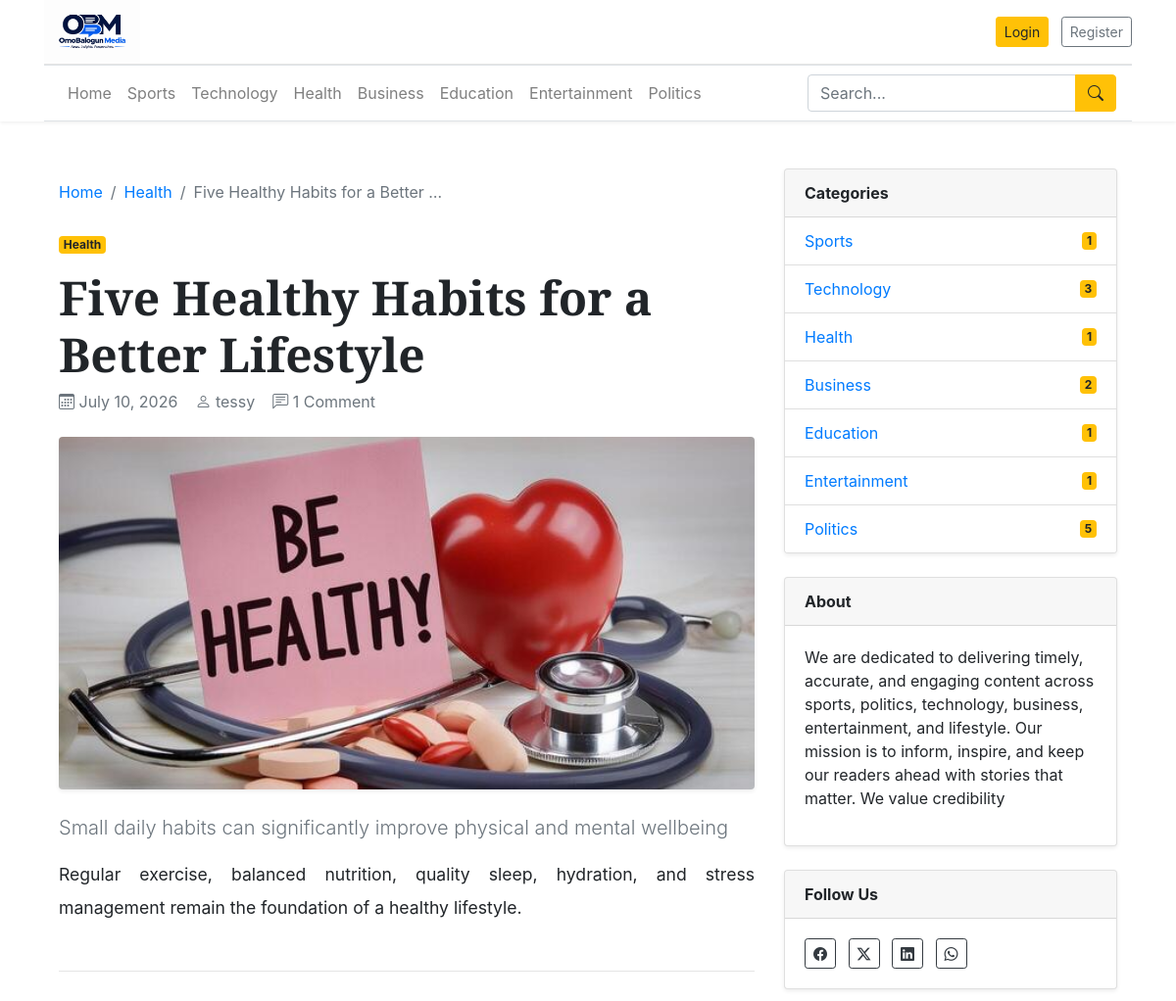
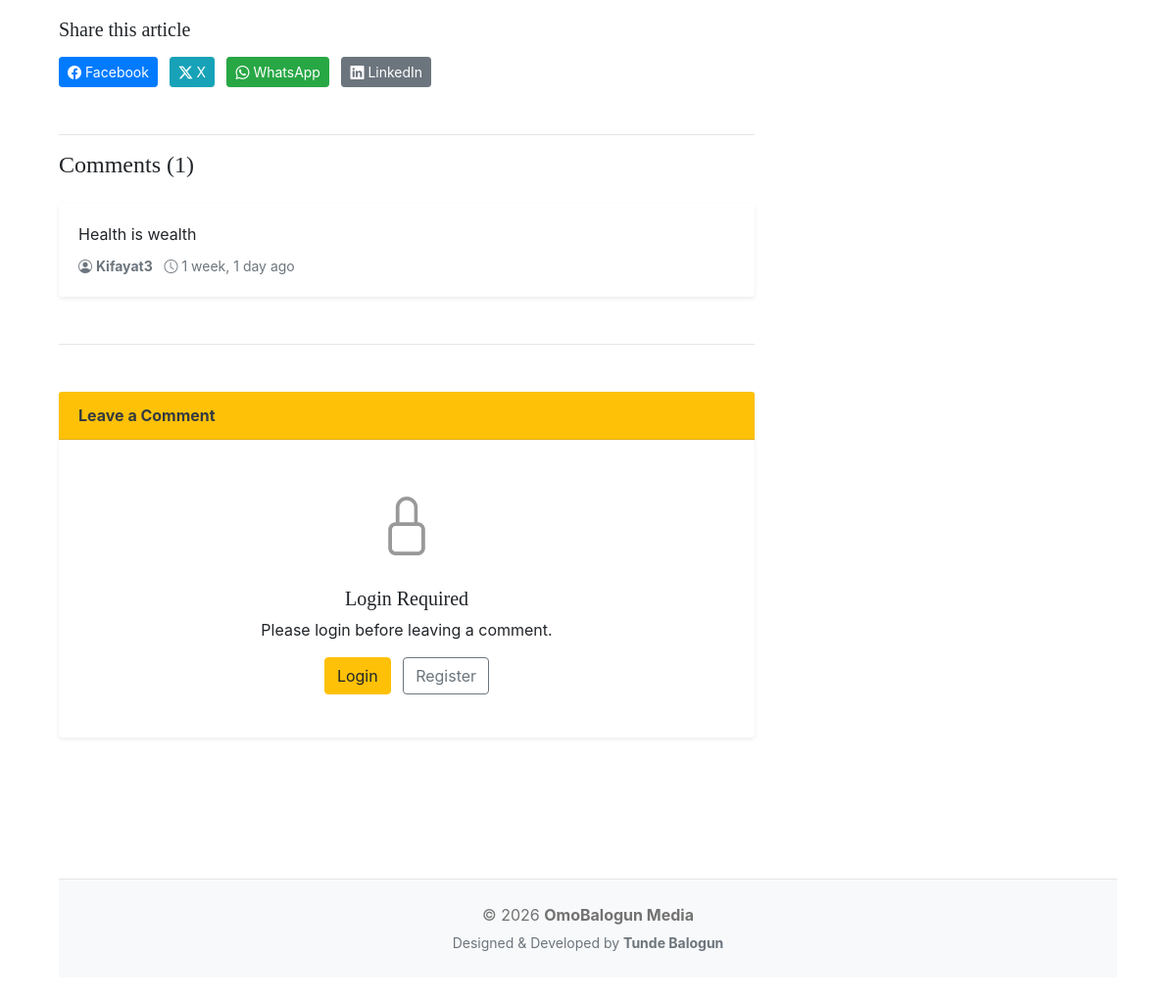
The app's page /blogs/five-healthy-habits-for-a-better-lifestyle/ with its own data (2 pictures, top to bottom).
### blogs/models.py (models this page shows, shortened)
class Category(models.Model):
    category_name = models.CharField(max_length=50, unique=True)
    created_at = models.DateTimeField(auto_now_add=True)
    updated_at = models.DateTimeField(auto_now=True)
    class Meta:
        verbose_name_plural = 'categories'
    def __str__(self):
        return self.category_name

class Blogs(models.Model):
    title = models.CharField(max_length=100)
    slug = models.SlugField(max_length=150, unique=True, blank=True)
    category = models.ForeignKey(Category, on_delete=models.CASCADE)
    author = models.ForeignKey(User, on_delete=models.CASCADE)
    featured_image = models.ImageField(upload_to='uploads/%Y/%m/%d')
    short_description = models.TextField(max_length=1000)
    blog_body = models.TextField(max_length=4000)
    status = models.CharField(max_length=20, choices=STATUS_CHOICES, default="Draft")
    is_featured = models.BooleanField(default=False)
    created_at = models.DateTimeField(auto_now_add=True)
    updated_at = models.DateTimeField(auto_now=True)
    class Meta:
        verbose_name_plural = 'blogs'

class Comments(models.Model):
    user = models.ForeignKey(User, on_delete=models.CASCADE)
    blogs = models.ForeignKey(Blogs, on_delete=models.CASCADE)
    comment = models.TextField(max_length=250)
    created_at = models.DateTimeField(auto_now_add=True)
    updated_at = models.DateTimeField(auto_now=True)

### sideBar/models.py (models this page shows, shortened)
class About(models.Model):
    about_heading = models.CharField(max_length=50)
    about_description = models.TextField(max_length=255)
    created_at = models.DateTimeField(auto_now_add=True)
    updated_at = models.DateTimeField(auto_now=True)
    class Meta:
        verbose_name_plural = 'about'

### blogs/views.py (the view, shortened to what this page needs)
# urls.py: path('blogs/<slug:slug>/', blogview.blogs, name='blog'),
def blogs(request, slug):
    single_post = get_object_or_404(Blogs, slug=slug, status='Published')
    try:
        about = About.objects.get()
    except:
        about = None
    comments = Comments.objects.filter(blogs=single_post).order_by('-created_at')
    context = {
        'single_post': single_post,
        'comments': comments,
        'comment_count': comments.count(),
        'about': about,
        'categories': Category.objects.annotate(post_count=Count('blogs')),
    }
    return render(request, 'blog_main/blogs.html', context)

### blogs/context_processors.py (called while the page is built)
def get_categories(request):
    categories = Category.objects.all()
    return dict(categories= categories)

### templates/blog_main/blogs.html (shortened to what this page needs)
{% extends 'blog_main/layout.html' %}
{% block content %}
<div class="container py-4">
    <div class="row">
        <div class="col-lg-8">
            <nav aria-label="breadcrumb">
                <ol class="breadcrumb bg-white px-0">
                    <li class="breadcrumb-item">
                        <a href="{% url 'home' %}">
                            Home
                        </a>
                    </li>
                    <li class="breadcrumb-item">
                        <a href="{% url 'category' single_post.category.id %}">
                            {{ single_post.category }}
                        </a>
                    </li>
                    <li class="breadcrumb-item active">
                        {{ single_post.title|truncatewords:6 }}
                    </li>
                </ol>
            </nav>
            <article class="bg-white">
                <span class="badge badge-warning mb-3">
                    {{ single_post.category }}
                </span>
                <h1 class="display-4 font-weight-bold">
                    {{ single_post.title }}
                </h1>
                <div class="text-muted mb-4">
                    <i class="bi bi-calendar3"></i>
                    {{ single_post.created_at|date:"F d, Y" }}
                    <i class="bi bi-person"></i>
                    {{ single_post.author }}
                    <i class="bi bi-chat-left-text"></i>
                    {{ comment_count }} Comment{{ comment_count|pluralize }}
                </div>
                {% if single_post.featured_image %}
                <img
                    src="{{ single_post.featured_image.url }}"
                    alt="{{ single_post.title }}"
                    class="img-fluid rounded shadow-sm mb-4 w-100"
                    style="
                        height:45vh;
                        min-height:260px;
                        max-height:500px;
                        object-fit:cover;
                    ">
                {% endif %}
                <p class="lead text-secondary">
                    {{ single_post.short_description }}
                </p>
                <div style="
                        font-size:1.1rem;
                        line-height:1.9;
                        text-align:justify;
                    ">
                    {{ single_post.blog_body|linebreaks }}
                </div>
                <hr class="my-5">
                <h5 class="mb-3">
                    Share this article
                </h5>
                <div class="mb-5">
                    <a href="#"
                       class="btn btn-primary btn-sm mr-2">
                        <i class="bi bi-facebook"></i>
                        Facebook
                    </a>
                    <a href="#"
                       class="btn btn-info btn-sm mr-2">
                        <i class="bi bi-twitter-x"></i>
                        X
                    </a>
                    <a href="#"
                       class="btn btn-success btn-sm mr-2">
                        <i class="bi bi-whatsapp"></i>
                        WhatsApp
                    </a>
                    <a href="#"
                       class="btn btn-secondary btn-sm">
                        <i class="bi bi-linkedin"></i>
                        LinkedIn
                    </a>
                </div>
                <hr>
<h4 class="mb-4">
    Comments ({{ comment_count }})
</h4>
{% if comments %}
    {% for comment in comments %}
    <div class="card shadow-sm border-0 mb-3">
        <div class="card-body">
            <p class="mb-2">
                {{ comment.comment }}
            </p>
            <small class="text-muted">
                <i class="bi bi-person-circle"></i>
                <strong>{{ comment.user.username }}</strong>
                <i class="bi bi-clock"></i>
                {{ comment.created_at|timesince }} ago
            </small>
        </div>
    </div>
    {% endfor %}
{% else %}
<div class="alert alert-light border">
    No comments yet.
    Be the first to start the discussion.
</div>
{% endif %}
<hr class="my-5">
<div class="card shadow-sm border-0 mb-5">
    <div class="card-header bg-warning text-dark">
        <strong>
            Leave a Comment
        </strong>
    </div>
    <div class="card-body">
        {% if user.is_authenticated %}
        <form method="POST">
            {% csrf_token %}
            <div class="form-group">
                <textarea
                    class="form-control"
                    name="comment"
                    rows="5"
                    placeholder="Share your thoughts..."
                    required></textarea>
            </div>
            <button
                class="btn btn-warning">
                <i class="bi bi-chat-left-text"></i>
                Post Comment
            </button>
        </form>
        {% else %}
        <div class="text-center py-4">
            <i class="bi bi-lock"
               style="font-size:60px;color:#999;"></i>
            <h5 class="mt-3">
                Login Required
            </h5>
            <p>
                Please login before leaving a comment.
            </p>
            <a href="{% url 'login' %}?next={{ request.path }}"
               class="btn btn-warning">
                Login
            </a>
            <a href="{% url 'register' %}"
               class="btn btn-outline-secondary ml-2">
                Register
            </a>
        </div>
        {% endif %}
    </div>
</div>
</article>
</div>
<div class="col-lg-4">
    <div style="position: sticky; top: 20px;">
        <div class="card shadow-sm mb-4">
            <div class="card-header">
                <strong>
                    Categories
                </strong>
            </div>
            <ul class="list-group list-group-flush">
                {% for cat in categories %}
                <li class="list-group-item d-flex justify-content-between align-items-center">
                    <a href="{% url 'category' cat.id %}">
                        {{ cat.category_name }}
                    </a>
                    <span class="badge badge-warning">
                        {{ cat.post_count }}
                    </span>
                </li>
                {% endfor %}
            </ul>
        </div>
        <div class="card shadow-sm mb-4">
            <div class="card-header">
                <strong>
                    About
                </strong>
            </div>
            <div class="card-body">
                <p>
                    {{ about.about_description }}
                </p>
            </div>
        </div>
        <div class="card shadow-sm">
            <div class="card-header">
                <strong>
                    Follow Us
                </strong>
            </div>
            <div class="card-body">
                <a href="#"
                   class="btn btn-outline-dark btn-sm mr-2">
                    <i class="bi bi-facebook"></i>
                </a>
                <a href="#"
                   class="btn btn-outline-dark btn-sm mr-2">
                    <i class="bi bi-twitter-x"></i>
                </a>
                <a href="#"
                   class="btn btn-outline-dark btn-sm mr-2">
                    <i class="bi bi-linkedin"></i>
                </a>
                <a href="#"
                   class="btn btn-outline-dark btn-sm">
                    <i class="bi bi-whatsapp"></i>
                </a>
            </div>
        </div>
    </div>
</div>
{% endblock %}

### templates/blog_main/layout.html (shortened to what this page needs)
{% load static %}
<!DOCTYPE html>
<html lang="en">
<head>
    <link rel="stylesheet"
          href="https://cdn.jsdelivr.net/npm/bootstrap@4.6.2/dist/css/bootstrap.min.css">
    <link href="{% static 'css/blog.css' %}" rel="stylesheet">
    <link rel="stylesheet"
          href="https://cdnjs.cloudflare.com/ajax/libs/font-awesome/4.7.0/css/font-awesome.min.css">
    <link rel="stylesheet"
          href="https://cdn.jsdelivr.net/npm/bootstrap-icons@1.11.3/font/bootstrap-icons.min.css">
</head>
<body>
<div class="sticky-top fixed-header-wrap">
    <div class="container">
        <header class="blog-header py-0">
            <div class="row align-items-center">
                <div class="col-md-6 col-12 text-center text-md-left mb-3 mb-md-0">
                    <a href="{% url 'home' %}">
                        <img src="{% static 'images/obm.png' %}"
                             class="img-fluid"
                             alt="OmoBalogun Media"
                             style="max-height:65px;">
                    </a>
                </div>
            <div class="col-md-6 col-12 text-center text-md-right">
                {% if not user.is_authenticated %}
                    <a href="{% url 'login' %}"
                       class="btn btn-warning btn-sm mr-2">
                        Login
                    </a>
                    <a href="{% url 'register' %}"
                       class="btn btn-outline-secondary btn-sm">
                        Register
                    </a>
                {% endif %}
            </div>
            </div>
        </header>
        <nav class="navbar navbar-expand-lg navbar-light bg-white border-top border-bottom mb-4">
            <div class="collapse navbar-collapse"
                 id="mainNavbar">
                <ul class="navbar-nav mr-auto">
                    <li class="nav-item">
                        <a class="nav-link"
                           href="{% url 'home' %}">
                            Home
                        </a>
                    </li>
                    {% for category in categories %}
                    <li class="nav-item">
                        <a class="nav-link"
                           href="{% url 'category' category.id %}">
                            {{ category.category_name }}
                        </a>
                    </li>
                    {% endfor %}
                </ul>
                <form class="form-inline my-2 my-lg-0"
                      action="{% url 'search' %}"
                      method="GET">
                    <div class="input-group">
                        <input
                            class="form-control"
                            type="search"
                            placeholder="Search..."
                            name="keyword">
                        <div class="input-group-append">
                            <button
                                class="btn btn-warning"
                                type="submit">
                                <i class="bi bi-search"></i>
                            </button>
                        </div>
                    </div>
                </form>
            </div>
        </nav>
    </div>
</div>
<div class="container">
    {% block content %}
    {% endblock %}
</div>
<footer class="blog-footer bg-light mt-5 py-4">
    <div class="container text-center">
        <p class="mb-1">
            © {% now "Y" %}
            <strong>OmoBalogun Media</strong>
        </p>
        <small class="text-muted">
            Designed & Developed by
            <strong>Tunde Balogun</strong>
        </small>
    </div>
</footer>
</body>
</html>

### static/css/blog.css (style rules this page uses)
.blog-header { border-bottom: 1px solid #e5e5e5; }
h1, h2, h3, h4, h5, h6 { font-family: "Playfair Display", Georgia, "Times New Roman", serif; }
.display-4 { font-size: 2.5rem; }
@media (min-width: 768px) { .display-4 { font-size: 3rem; } }
.blog-footer { padding: 2.5rem 0; color: #727272; text-align: center; background-color: #f9f9f9; border-top: .05rem solid #e5e5e5; }

### templates/blog_main/layout.html (style rules this page uses)
.fixed-header-wrap { background-color: #fff; box-shadow: 0 1px 4px rgba(0,0,0,0.08); }

### records on screen
Category: category_name "Sports", post_count "1"
Category: category_name "Technology", post_count "3"
Category: category_name "Health", post_count "1"
Category: category_name "Business", post_count "2"
Category: category_name "Education", post_count "1"
Category: category_name "Entertainment", post_count "1"
Category: category_name "Politics", post_count "5"
Blogs: category "Health", title "Five Healthy Habits for a Better …", title "Five Healthy Habits for a Better Lifestyle", created_at "July 10, 2026", author "tessy", featured_image (picture), short_description "Small daily habits can significantly improve physical and mental wellbeing", blog_body "Regular exercise, balanced nutrition, quality sleep, hydration, and stress management remain the foundation of a healthy lifestyle."
Comments: comment "Health is wealth", user.username "Kifayat3", created_at "1 week, 1 day"
About: about_description "We are dedicated to delivering timely, accurate, and engaging content across sports, politics, technology, business, entertainment, and lifestyle. Our mission is to inform, inspire, and keep our readers ahead with stories that matter. We value credibility"

### other values on screen
{{ comment_count }} "1"
